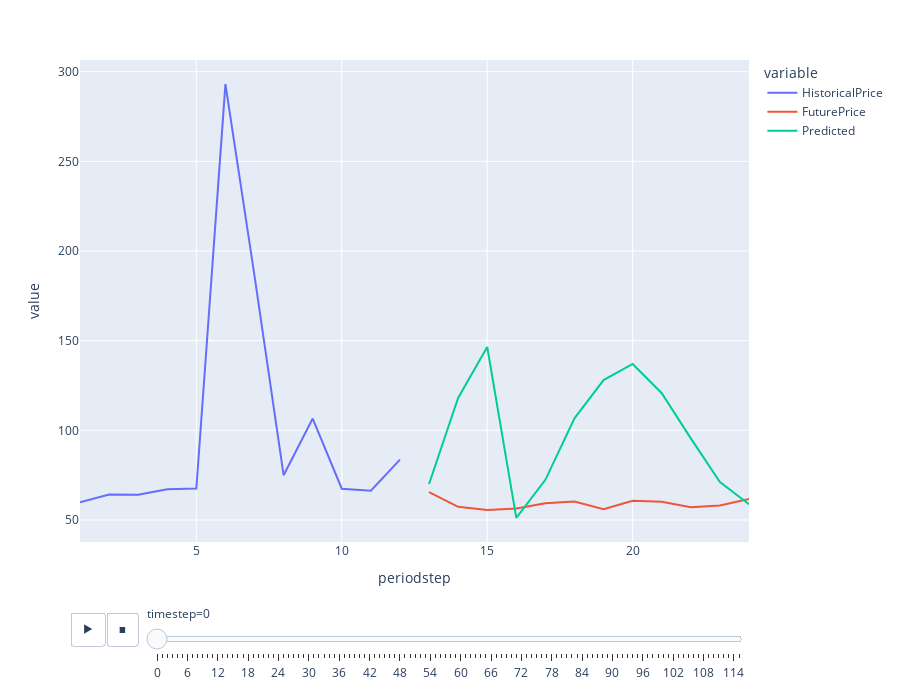

The code cell stored with this chart in its notebook:
### Code cell
import plotly.express as px

fig = px.line(ddf, x="periodstep", y=["HistoricalPrice", "FuturePrice", "Predicted"], animation_frame="timestep")
fig.update_layout(height=700)  
fig.layout.updatemenus[0].buttons[0].args[1]['frame']['duration'] = 2000
fig.show()

### Figure 1 — Plotly figure (JSON) as saved in the notebook; plotly's stock layout.template omitted (floating-point values rounded to 4 significant figures)
{"data": [{"hovertemplate": "variable=HistoricalPrice<br>timestep=0<br>periodstep=%{x}<br>value=%{y}<extra></extra>", "legendgroup": "HistoricalPrice", "line": {"color": "#636efa", "dash": "solid"}, "marker": {"symbol": "circle"}, "mode": "lines", "name": "HistoricalPrice", "orientation": "v", "showlegend": true, "type": "scatter", "x": [1, 2, 3, 4, 5, 6, 7, 8, 9, 10, 11, 12, 13, 14, 15, 16, 17, 18, 19, 20, 21, 22, 23, 24], "xaxis": "x", "y": [59.91, 64.2, 64.15, 67.2, 67.58, 293.1, 186.2, 75, 106.6, 67.44, 66.31, 83.71, null, null, null, null, null, null, null, null, null, null, null, null], "yaxis": "y"}, {"hovertemplate": "variable=FuturePrice<br>timestep=0<br>periodstep=%{x}<br>value=%{y}<extra></extra>", "legendgroup": "FuturePrice", "line": {"color": "#EF553B", "dash": "solid"}, "marker": {"symbol": "circle"}, "mode": "lines", "name": "FuturePrice", "orientation": "v", "showlegend": true, "type": "scatter", "x": [1, 2, 3, 4, 5, 6, 7, 8, 9, 10, 11, 12, 13, 14, 15, 16, 17, 18, 19, 20, 21, 22, 23, 24], "xaxis": "x", "y": [null, null, null, null, null, null, null, null, null, null, null, null, 65.51, 57.34, 55.57, 56.42, 59.36, 60.26, 55.97, 60.71, 60.15, 57.11, 58.05, 61.79], "yaxis": "y"}, {"hovertemplate": "variable=Predicted<br>timestep=0<br>periodstep=%{x}<br>value=%{y}<extra></extra>", "legendgroup": "Predicted", "line": {"color": "#00cc96", "dash": "solid"}, "marker": {"symbol": "circle"}, "mode": "lines", "name": "Predicted", "orientation": "v", "showlegend": true, "type": "scatter", "x": [1, 2, 3, 4, 5, 6, 7, 8, 9, 10, 11, 12, 13, 14, 15, 16, 17, 18, 19, 20, 21, 22, 23, 24], "xaxis": "x", "y": [null, null, null, null, null, null, null, null, null, null, null, null, 70.11, 118.1, 146.5, 51.18, 72.41, 106.7, 128.0, 137.0, 120.7, 95.52, 71.16, 58.76], "yaxis": "y"}], "layout": {"height": 700, "legend": {"title": {"text": "variable"}, "tracegroupgap": 0}, "margin": {"t": 60}, "sliders": [{"active": 0, "currentvalue": {"prefix": "timestep="}, "len": 0.9, "pad": {"b": 10, "t": 60}, "steps": [{"args": [["0"], {"frame": {"duration": 0, "redraw": false}, "fromcurrent": true, "mode": "immediate", "transition": {"duration": 0, "easing": "linear"}}], "label": "0", "method": "animate"}, {"args": [["1"], {"frame": {"duration": 0, "redraw": false}, "fromcurrent": true, "mode": "immediate", "transition": {"duration": 0, "easing": "linear"}}], "label": "1", "method": "animate"}, {"args": [["2"], {"frame": {"duration": 0, "redraw": false}, "fromcurrent": true, "mode": "immediate", "transition": {"duration": 0, "easing": "linear"}}], "label": "2", "method": "animate"}, {"args": [["3"], {"frame": {"duration": 0, "redraw": false}, "fromcurrent": true, "mode": "immediate", "transition": {"duration": 0, "easing": "linear"}}], "label": "3", "method": "animate"}, {"args": [["4"], {"frame": {"duration": 0, "redraw": false}, "fromcurrent": true, "mode": "immediate", "transition": {"duration": 0, "easing": "linear"}}], "label": "4", "method": "animate"}, {"args": [["5"], {"frame": {"duration": 0, "redraw": false}, "fromcurrent": true, "mode": "immediate", "transition": {"duration": 0, "easing": "linear"}}], "label": "5", "method": "animate"}, {"args": [["6"], {"frame": {"duration": 0, "redraw": false}, "fromcurrent": true, "mode": "immediate", "transition": {"duration": 0, "easing": "linear"}}], "label": "6", "method": "animate"}, {"args": [["7"], {"frame": {"duration": 0, "redraw": false}, "fromcurrent": true, "mode": "immediate", "transition": {"duration": 0, "easing": "linear"}}], "label": "7", "method": "animate"}, {"args": [["8"], {"frame": {"duration": 0, "redraw": false}, "fromcurrent": true, "mode": "immediate", "transition": {"duration": 0, "easing": "linear"}}], "label": "8", "method": "animate"}, {"args": [["9"], {"frame": {"duration": 0, "redraw": false}, "fromcurrent": true, "mode": "immediate", "transition": {"duration": 0, "easing": "linear"}}], "label": "9", "method": "animate"}, {"args": [["10"], {"frame": {"duration": 0, "redraw": false}, "fromcurrent": true, "mode": "immediate", "transition": {"duration": 0, "easing": "linear"}}], "label": "10", "method": "animate"}, {"args": [["11"], {"frame": {"duration": 0, "redraw": false}, "fromcurrent": true, "mode": "immediate", "transition": {"duration": 0, "easing": "linear"}}], "label": "11", "method": "animate"}, {"args": [["12"], {"frame": {"duration": 0, "redraw": false}, "fromcurrent": true, "mode": "immediate", "transition": {"duration": 0, "easing": "linear"}}], "label": "12", "method": "animate"}, {"args": [["13"], {"frame": {"duration": 0, "redraw": false}, "fromcurrent": true, "mode": "immediate", "transition": {"duration": 0, "easing": "linear"}}], "label": "13", "method": "animate"}, {"args": [["14"], {"frame": {"duration": 0, "redraw": false}, "fromcurrent": true, "mode": "immediate", "transition": {"duration": 0, "easing": "linear"}}], "label": "14", "method": "animate"}, {"args": [["15"], {"frame": {"duration": 0, "redraw": false}, "fromcurrent": true, "mode": "immediate", "transition": {"duration": 0, "easing": "linear"}}], "label": "15", "method": "animate"}, {"args": [["16"], {"frame": {"duration": 0, "redraw": false}, "fromcurrent": true, "mode": "immediate", "transition": {"duration": 0, "easing": "linear"}}], "label": "16", "method": "animate"}, {"args": [["17"], {"frame": {"duration": 0, "redraw": false}, "fromcurrent": true, "mode": "immediate", "transition": {"duration": 0, "easing": "linear"}}], "label": "17", "method": "animate"}, {"args": [["18"], {"frame": {"duration": 0, "redraw": false}, "fromcurrent": true, "mode": "immediate", "transition": {"duration": 0, "easing": "linear"}}], "label": "18", "method": "animate"}, {"args": [["19"], {"frame": {"duration": 0, "redraw": false}, "fromcurrent": true, "mode": "immediate", "transition": {"duration": 0, "easing": "linear"}}], "label": "19", "method": "animate"}, {"args": [["20"], {"frame": {"duration": 0, "redraw": false}, "fromcurrent": true, "mode": "immediate", "transition": {"duration": 0, "easing": "linear"}}], "label": "20", "method": "animate"}, {"args": [["21"], {"frame": {"duration": 0, "redraw": false}, "fromcurrent": true, "mode": "immediate", "transition": {"duration": 0, "easing": "linear"}}], "label": "21", "method": "animate"}, {"args": [["22"], {"frame": {"duration": 0, "redraw": false}, "fromcurrent": true, "mode": "immediate", "transition": {"duration": 0, "easing": "linear"}}], "label": "22", "method": "animate"}, {"args": [["23"], {"frame": {"duration": 0, "redraw": false}, "fromcurrent": true, "mode": "immediate", "transition": {"duration": 0, "easing": "linear"}}], "label": "23", "method": "animate"}, {"args": [["24"], {"frame": {"duration": 0, "redraw": false}, "fromcurrent": true, "mode": "immediate", "transition": {"duration": 0, "easing": "linear"}}], "label": "24", "method": "animate"}, {"args": [["25"], {"frame": {"duration": 0, "redraw": false}, "fromcurrent": true, "mode": "immediate", "transition": {"duration": 0, "easing": "linear"}}], "label": "25", "method": "animate"}, {"args": [["26"], {"frame": {"duration": 0, "redraw": false}, "fromcurrent": true, "mode": "immediate", "transition": {"duration": 0, "easing": "linear"}}], "label": "26", "method": "animate"}, {"args": [["27"], {"frame": {"duration": 0, "redraw": false}, "fromcurrent": true, "mode": "immediate", "transition": {"duration": 0, "easing": "linear"}}], "label": "27", "method": "animate"}, {"args": [["28"], {"frame": {"duration": 0, "redraw": false}, "fromcurrent": true, "mode": "immediate", "transition": {"duration": 0, "easing": "linear"}}], "label": "28", "method": "animate"}, {"args": [["29"], {"frame": {"duration": 0, "redraw": false}, "fromcurrent": true, "mode": "immediate", "transition": {"duration": 0, "easing": "linear"}}], "label": "29", "method": "animate"}, {"args": [["30"], {"frame": {"duration": 0, "redraw": false}, "fromcurrent": true, "mode": "immediate", "transition": {"duration": 0, "easing": "linear"}}], "label": "30", "method": "animate"}, {"args": [["31"], {"frame": {"duration": 0, "redraw": false}, "fromcurrent": true, "mode": "immediate", "transition": {"duration": 0, "easing": "linear"}}], "label": "31", "method": "animate"}, {"args": [["32"], {"frame": {"duration": 0, "redraw": false}, "fromcurrent": true, "mode": "immediate", "transition": {"duration": 0, "easing": "linear"}}], "label": "32", "method": "animate"}, {"args": [["33"], {"frame": {"duration": 0, "redraw": false}, "fromcurrent": true, "mode": "immediate", "transition": {"duration": 0, "easing": "linear"}}], "label": "33", "method": "animate"}, {"args": [["34"], {"frame": {"duration": 0, "redraw": false}, "fromcurrent": true, "mode": "immediate", "transition": {"duration": 0, "easing": "linear"}}], "label": "34", "method": "animate"}, {"args": [["35"], {"frame": {"duration": 0, "redraw": false}, "fromcurrent": true, "mode": "immediate", "transition": {"duration": 0, "easing": "linear"}}], "label": "35", "method": "animate"}, {"args": [["36"], {"frame": {"duration": 0, "redraw": false}, "fromcurrent": true, "mode": "immediate", "transition": {"duration": 0, "easing": "linear"}}], "label": "36", "method": "animate"}, {"args": [["37"], {"frame": {"duration": 0, "redraw": false}, "fromcurrent": true, "mode": "immediate", "transition": {"duration": 0, "easing": "linear"}}], "label": "37", "method": "animate"}, {"args": [["38"], {"frame": {"duration": 0, "redraw": false}, "fromcurrent": true, "mode": "immediate", "transition": {"duration": 0, "easing": "linear"}}], "label": "38", "method": "animate"}, {"args": [["39"], {"frame": {"duration": 0, "redraw": false}, "fromcurrent": true, "mode": "immediate", "transition": {"duration": 0, "easing": "linear"}}], "label": "39", "method": "animate"}, {"args": [["40"], {"frame": {"duration": 0, "redraw": false}, "fromcurrent": true, "mode": "immediate", "transition": {"duration": 0, "easing": "linear"}}], "label": "40", "method": "animate"}, {"args": [["41"], {"frame": {"duration": 0, "redraw": false}, "fromcurrent": true, "mode": "immediate", "transition": {"duration": 0, "easing": "linear"}}], "label": "41", "method": "animate"}, {"args": [["42"], {"frame": {"duration": 0, "redraw": false}, "fromcurrent": true, "mode": "immediate", "transition": {"duration": 0, "easing": "linear"}}], "label": "42", "method": "animate"}, {"args": [["43"], {"frame": {"duration": 0, "redraw": false}, "fromcurrent": true, "mode": "immediate", "transition": {"duration": 0, "easing": "linear"}}], "label": "43", "method": "animate"}, {"args": [["44"], {"frame": {"duration": 0, "redraw": false}, "fromcurrent": true, "mode": "immediate", "transition": {"duration": 0, "easing": "linear"}}], "label": "44", "method": "animate"}, {"args": [["45"], {"frame": {"duration": 0, "redraw": false}, "fromcurrent": true, "mode": "immediate", "transition": {"duration": 0, "easing": "linear"}}], "label": "45", "method": "animate"}, {"args": [["46"], {"frame": {"duration": 0, "redraw": false}, "fromcurrent": true, "mode": "immediate", "transition": {"duration": 0, "easing": "linear"}}], "label": "46", "method": "animate"}, {"args": [["47"], {"frame": {"duration": 0, "redraw": false}, "fromcurrent": true, "mode": "immediate", "transition": {"duration": 0, "easing": "linear"}}], "label": "47", "method": "animate"}, {"args": [["48"], {"frame": {"duration": 0, "redraw": false}, "fromcurrent": true, "mode": "immediate", "transition": {"duration": 0, "easing": "linear"}}], "label": "48", "method": "animate"}, {"args": [["49"], {"frame": {"duration": 0, "redraw": false}, "fromcurrent": true, "mode": "immediate", "transition": {"duration": 0, "easing": "linear"}}], "label": "49", "method": "animate"}, {"args": [["50"], {"frame": {"duration": 0, "redraw": false}, "fromcurrent": true, "mode": "immediate", "transition": {"duration": 0, "easing": "linear"}}], "label": "50", "method": "animate"}, {"args": [["51"], {"frame": {"duration": 0, "redraw": false}, "fromcurrent": true, "mode": "immediate", "transition": {"duration": 0, "easing": "linear"}}], "label": "51", "method": "animate"}, {"args": [["52"], {"frame": {"duration": 0, "redraw": false}, "fromcurrent": true, "mode": "immediate", "transition": {"duration": 0, "easing": "linear"}}], "label": "52", "method": "animate"}, {"args": [["53"], {"frame": {"duration": 0, "redraw": false}, "fromcurrent": true, "mode": "immediate", "transition": {"duration": 0, "easing": "linear"}}], "label": "53", "method": "animate"}, {"args": [["54"], {"frame": {"duration": 0, "redraw": false}, "fromcurrent": true, "mode": "immediate", "transition": {"duration": 0, "easing": "linear"}}], "label": "54", "method": "animate"}, {"args": [["55"], {"frame": {"duration": 0, "redraw": false}, "fromcurrent": true, "mode": "immediate", "transition": {"duration": 0, "easing": "linear"}}], "label": "55", "method": "animate"}, {"args": [["56"], {"frame": {"duration": 0, "redraw": false}, "fromcurrent": true, "mode": "immediate", "transition": {"duration": 0, "easing": "linear"}}], "label": "56", "method": "animate"}, {"args": [["57"], {"frame": {"duration": 0, "redraw": false}, "fromcurrent": true, "mode": "immediate", "transition": {"duration": 0, "easing": "linear"}}], "label": "57", "method": "animate"}, {"args": [["58"], {"frame": {"duration": 0, "redraw": false}, "fromcurrent": true, "mode": "immediate", "transition": {"duration": 0, "easing": "linear"}}], "label": "58", "method": "animate"}, {"args": [["59"], {"frame": {"duration": 0, "redraw": false}, "fromcurrent": true, "mode": "immediate", "transition": {"duration": 0, "easing": "linear"}}], "label": "59", "method": "animate"}, {"args": [["60"], {"frame": {"duration": 0, "redraw": false}, "fromcurrent": true, "mode": "immediate", "transition": {"duration": 0, "easing": "linear"}}], "label": "60", "method": "animate"}, {"args": [["61"], {"frame": {"duration": 0, "redraw": false}, "fromcurrent": true, "mode": "immediate", "transition": {"duration": 0, "easing": "linear"}}], "label": "61", "method": "animate"}, {"args": [["62"], {"frame": {"duration": 0, "redraw": false}, "fromcurrent": true, "mode": "immediate", "transition": {"duration": 0, "easing": "linear"}}], "label": "62", "method": "animate"}, {"args": [["63"], {"frame": {"duration": 0, "redraw": false}, "fromcurrent": true, "mode": "immediate", "transition": {"duration": 0, "easing": "linear"}}], "label": "63", "method": "animate"}, {"args": [["64"], {"frame": {"duration": 0, "redraw": false}, "fromcurrent": true, "mode": "immediate", "transition": {"duration": 0, "easing": "linear"}}], "label": "64", "method": "animate"}, {"args": [["65"], {"frame": {"duration": 0, "redraw": false}, "fromcurrent": true, "mode": "immediate", "transition": {"duration": 0, "easing": "linear"}}], "label": "65", "method": "animate"}, {"args": [["66"], {"frame": {"duration": 0, "redraw": false}, "fromcurrent": true, "mode": "immediate", "transition": {"duration": 0, "easing": "linear"}}], "label": "66", "method": "animate"}, {"args": [["67"], {"frame": {"duration": 0, "redraw": false}, "fromcurrent": true, "mode": "immediate", "transition": {"duration": 0, "easing": "linear"}}], "label": "67", "method": "animate"}, {"args": [["68"], {"frame": {"duration": 0, "redraw": false}, "fromcurrent": true, "mode": "immediate", "transition": {"duration": 0, "easing": "linear"}}], "label": "68", "method": "animate"}, {"args": [["69"], {"frame": {"duration": 0, "redraw": false}, "fromcurrent": true, "mode": "immediate", "transition": {"duration": 0, "easing": "linear"}}], "label": "69", "method": "animate"}, {"args": [["70"], {"frame": {"duration": 0, "redraw": false}, "fromcurrent": true, "mode": "immediate", "transition": {"duration": 0, "easing": "linear"}}], "label": "70", "method": "animate"}, {"args": [["71"], {"frame": {"duration": 0, "redraw": false}, "fromcurrent": true, "mode": "immediate", "transition": {"duration": 0, "easing": "linear"}}], "label": "71", "method": "animate"}, {"args": [["72"], {"frame": {"duration": 0, "redraw": false}, "fromcurrent": true, "mode": "immediate", "transition": {"duration": 0, "easing": "linear"}}], "label": "72", "method": "animate"}, {"args": [["73"], {"frame": {"duration": 0, "redraw": false}, "fromcurrent": true, "mode": "immediate", "transition": {"duration": 0, "easing": "linear"}}], "label": "73", "method": "animate"}, {"args": [["74"], {"frame": {"duration": 0, "redraw": false}, "fromcurrent": true, "mode": "immediate", "transition": {"duration": 0, "easing": "linear"}}], "label": "74", "method": "animate"}, {"args": [["75"], {"frame": {"duration": 0, "redraw": false}, "fromcurrent": true, "mode": "immediate", "transition": {"duration": 0, "easing": "linear"}}], "label": "75", "method": "animate"}, {"args": [["76"], {"frame": {"duration": 0, "redraw": false}, "fromcurrent": true, "mode": "immediate", "transition": {"duration": 0, "easing": "linear"}}], "label": "76", "method": "animate"}, {"args": [["77"], {"frame": {"duration": 0, "redraw": false}, "fromcurrent": true, "mode": "immediate", "transition": {"duration": 0, "easing": "linear"}}], "label": "77", "method": "animate"}, {"args": [["78"], {"frame": {"duration": 0, "redraw": false}, "fromcurrent": true, "mode": "immediate", "transition": {"duration": 0, "easing": "linear"}}], "label": "78", "method": "animate"}, {"args": [["79"], {"frame": {"duration": 0, "redraw": false}, "fromcurrent": true, "mode": "immediate", "transition": {"duration": 0, "easing": "linear"}}], "label": "79", "method": "animate"}, {"args": [["80"], {"frame": {"duration": 0, "redraw": false}, "fromcurrent": true, "mode": "immediate", "transition": {"duration": 0, "easing": "linear"}}], "label": "80", "method": "animate"}, {"args": [["81"], {"frame": {"duration": 0, "redraw": false}, "fromcurrent": true, "mode": "immediate", "transition": {"duration": 0, "easing": "linear"}}], "label": "81", "method": "animate"}, {"args": [["82"], {"frame": {"duration": 0, "redraw": false}, "fromcurrent": true, "mode": "immediate", "transition": {"duration": 0, "easing": "linear"}}], "label": "82", "method": "animate"}, {"args": [["83"], {"frame": {"duration": 0, "redraw": false}, "fromcurrent": true, "mode": "immediate", "transition": {"duration": 0, "easing": "linear"}}], "label": "83", "method": "animate"}, {"args": [["84"], {"frame": {"duration": 0, "redraw": false}, "fromcurrent": true, "mode": "immediate", "transition": {"duration": 0, "easing": "linear"}}], "label": "84", "method": "animate"}, {"args": [["85"], {"frame": {"duration": 0, "redraw": false}, "fromcurrent": true, "mode": "immediate", "transition": {"duration": 0, "easing": "linear"}}], "label": "85", "method": "animate"}, {"args": [["86"], {"frame": {"duration": 0, "redraw": false}, "fromcurrent": true, "mode": "immediate", "transition": {"duration": 0, "easing": "linear"}}], "label": "86", "method": "animate"}, {"args": [["87"], {"frame": {"duration": 0, "redraw": false}, "fromcurrent": true, "mode": "immediate", "transition": {"duration": 0, "easing": "linear"}}], "label": "87", "method": "animate"}, {"args": [["88"], {"frame": {"duration": 0, "redraw": false}, "fromcurrent": true, "mode": "immediate", "transition": {"duration": 0, "easing": "linear"}}], "label": "88", "method": "animate"}, {"args": [["89"], {"frame": {"duration": 0, "redraw": false}, "fromcurrent": true, "mode": "immediate", "transition": {"duration": 0, "easing": "linear"}}], "label": "89", "method": "animate"}, {"args": [["90"], {"frame": {"duration": 0, "redraw": false}, "fromcurrent": true, "mode": "immediate", "transition": {"duration": 0, "easing": "linear"}}], "label": "90", "method": "animate"}, {"args": [["91"], {"frame": {"duration": 0, "redraw": false}, "fromcurrent": true, "mode": "immediate", "transition": {"duration": 0, "easing": "linear"}}], "label": "91", "method": "animate"}, {"args": [["92"], {"frame": {"duration": 0, "redraw": false}, "fromcurrent": true, "mode": "immediate", "transition": {"duration": 0, "easing": "linear"}}], "label": "92", "method": "animate"}, {"args": [["93"], {"frame": {"duration": 0, "redraw": false}, "fromcurrent": true, "mode": "immediate", "transition": {"duration": 0, "easing": "linear"}}], "label": "93", "method": "animate"}, {"args": [["94"], {"frame": {"duration": 0, "redraw": false}, "fromcurrent": true, "mode": "immediate", "transition": {"duration": 0, "easing": "linear"}}], "label": "94", "method": "animate"}, {"args": [["95"], {"frame": {"duration": 0, "redraw": false}, "fromcurrent": true, "mode": "immediate", "transition": {"duration": 0, "easing": "linear"}}], "label": "95", "method": "animate"}, {"args": [["96"], {"frame": {"duration": 0, "redraw": false}, "fromcurrent": true, "mode": "immediate", "transition": {"duration": 0, "easing": "linear"}}], "label": "96", "method": "animate"}, {"args": [["97"], {"frame": {"duration": 0, "redraw": false}, "fromcurrent": true, "mode": "immediate", "transition": {"duration": 0, "easing": "linear"}}], "label": "97", "method": "animate"}, {"args": [["98"], {"frame": {"duration": 0, "redraw": false}, "fromcurrent": true, "mode": "immediate", "transition": {"duration": 0, "easing": "linear"}}], "label": "98", "method": "animate"}, {"args": [["99"], {"frame": {"duration": 0, "redraw": false}, "fromcurrent": true, "mode": "immediate", "transition": {"duration": 0, "easing": "linear"}}], "label": "99", "method": "animate"}, {"args": [["100"], {"frame": {"duration": 0, "redraw": false}, "fromcurrent": true, "mode": "immediate", "transition": {"duration": 0, "easing": "linear"}}], "label": "100", "method": "animate"}, {"args": [["101"], {"frame": {"duration": 0, "redraw": false}, "fromcurrent": true, "mode": "immediate", "transition": {"duration": 0, "easing": "linear"}}], "label": "101", "method": "animate"}, {"args": [["102"], {"frame": {"duration": 0, "redraw": false}, "fromcurrent": true, "mode": "immediate", "transition": {"duration": 0, "easing": "linear"}}], "label": "102", "method": "animate"}, {"args": [["103"], {"frame": {"duration": 0, "redraw": false}, "fromcurrent": true, "mode": "immediate", "transition": {"duration": 0, "easing": "linear"}}], "label": "103", "method": "animate"}, {"args": [["104"], {"frame": {"duration": 0, "redraw": false}, "fromcurrent": true, "mode": "immediate", "transition": {"duration": 0, "easing": "linear"}}], "label": "104", "method": "animate"}, {"args": [["105"], {"frame": {"duration": 0, "redraw": false}, "fromcurrent": true, "mode": "immediate", "transition": {"duration": 0, "easing": "linear"}}], "label": "105", "method": "animate"}, {"args": [["106"], {"frame": {"duration": 0, "redraw": false}, "fromcurrent": true, "mode": "immediate", "transition": {"duration": 0, "easing": "linear"}}], "label": "106", "method": "animate"}, {"args": [["107"], {"frame": {"duration": 0, "redraw": false}, "fromcurrent": true, "mode": "immediate", "transition": {"duration": 0, "easing": "linear"}}], "label": "107", "method": "animate"}, {"args": [["108"], {"frame": {"duration": 0, "redraw": false}, "fromcurrent": true, "mode": "immediate", "transition": {"duration": 0, "easing": "linear"}}], "label": "108", "method": "animate"}, {"args": [["109"], {"frame": {"duration": 0, "redraw": false}, "fromcurrent": true, "mode": "immediate", "transition": {"duration": 0, "easing": "linear"}}], "label": "109", "method": "animate"}, {"args": [["110"], {"frame": {"duration": 0, "redraw": false}, "fromcurrent": true, "mode": "immediate", "transition": {"duration": 0, "easing": "linear"}}], "label": "110", "method": "animate"}, {"args": [["111"], {"frame": {"duration": 0, "redraw": false}, "fromcurrent": true, "mode": "immediate", "transition": {"duration": 0, "easing": "linear"}}], "label": "111", "method": "animate"}, {"args": [["112"], {"frame": {"duration": 0, "redraw": false}, "fromcurrent": true, "mode": "immediate", "transition": {"duration": 0, "easing": "linear"}}], "label": "112", "method": "animate"}, {"args": [["113"], {"frame": {"duration": 0, "redraw": false}, "fromcurrent": true, "mode": "immediate", "transition": {"duration": 0, "easing": "linear"}}], "label": "113", "method": "animate"}, {"args": [["114"], {"frame": {"duration": 0, "redraw": false}, "fromcurrent": true, "mode": "immediate", "transition": {"duration": 0, "easing": "linear"}}], "label": "114", "method": "animate"}, {"args": [["115"], {"frame": {"duration": 0, "redraw": false}, "fromcurrent": true, "mode": "immediate", "transition": {"duration": 0, "easing": "linear"}}], "label": "115", "method": "animate"}], "x": 0.1, "xanchor": "left", "y": 0, "yanchor": "top"}], "updatemenus": [{"buttons": [{"args": [null, {"frame": {"duration": 2000, "redraw": false}, "fromcurrent": true, "mode": "immediate", "transition": {"duration": 500, "easing": "linear"}}], "label": "&#9654;", "method": "animate"}, {"args": [[null], {"frame": {"duration": 0, "redraw": false}, "fromcurrent": true, "mode": "immediate", "transition": {"duration": 0, "easing": "linear"}}], "label": "&#9724;", "method": "animate"}], "direction": "left", "pad": {"r": 10, "t": 70}, "showactive": false, "type": "buttons", "x": 0.1, "xanchor": "right", "y": 0, "yanchor": "top"}], "xaxis": {"anchor": "y", "domain": [0, 1], "title": {"text": "periodstep"}}, "yaxis": {"anchor": "x", "domain": [0, 1], "title": {"text": "value"}}}}
